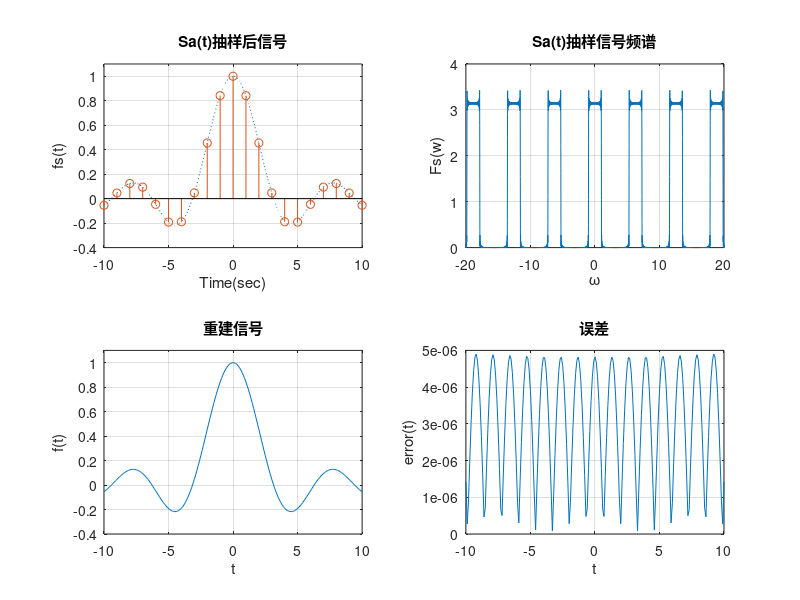

This figure's MATLAB source:
wm=2;
wc=1.2*wm;
Ts=1;
dt=0.1;
t1=-10:dt:10;
ft=sinc(t1/pi);
N=5000;
k=-N:N;
W=2*pi*k/((2*N+1)*dt);
n=-100:100;
nTs=n*Ts;
fst=sinc(nTs/pi);
subplot(221);
plot(t1,ft,':'),hold on;
stem(nTs,fst),grid on;
axis([-10,10,-0.4,1.1]);
xlabel('Time(sec)'),ylabel('fs(t)');
title('Sa(t)抽样后信号'),hold off,
Fsw=Ts*fst*exp(-j*nTs'*W);
subplot(222);
plot(W,abs(Fsw)),grid on;
axis([-20 20 0 4]);
xlabel('\omega'),ylabel('Fs(w)');
title('Sa(t)抽样信号频谱');
t=-10:dt:10;
f=fst*Ts*wc/pi*sinc((wc/pi)*(ones(length(nTs),1)*t-nTs'*ones(1,length(t))));
subplot(223);
plot(t,f),grid on;
axis([-10 10 -0.4 1.1]);
xlabel('t'),ylabel('f(t)');
title('重建信号');
error=abs(f-ft);
subplot(224);
plot(t,error),grid on
xlabel('t'),ylabel('error(t)');
title('误差');
